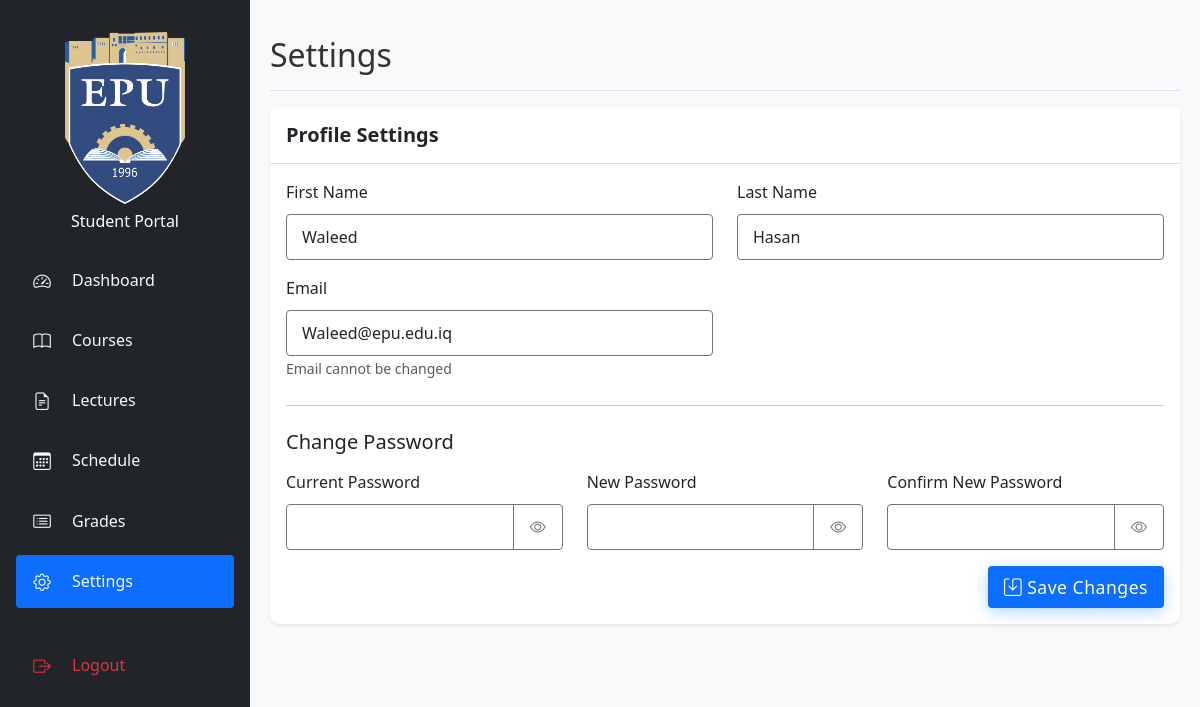
Screenshot of /src/student/settings.php (signed in) with the database file from the repository.
### tables this page shows
CREATE TABLE `students` (
  `id` int(11) NOT NULL,
  `student_id` varchar(20) NOT NULL,
  `first_name` varchar(50) NOT NULL,
  `last_name` varchar(50) NOT NULL,
  `password` varchar(255) NOT NULL,
  `email` varchar(100) NOT NULL,
  `full_name` varchar(100) NOT NULL,
  `department` varchar(100) NOT NULL,
  `year` int(11) NOT NULL,
  `remember_token` varchar(64) DEFAULT NULL,
  `token_expiry` datetime DEFAULT NULL,
  `created_at` timestamp NOT NULL DEFAULT current_timestamp(),
  `updated_at` timestamp NOT NULL DEFAULT current_timestamp() ON UPDATE current_timestamp(),
  `degree` varchar(100) DEFAULT NULL
);

### src/student/settings.php (the view, shortened to what this page needs)
<?php
$db = get_db_connection();
$student_id = $_SESSION['user_id'];
$stmt = $db->prepare("SELECT * FROM students WHERE id = ?");
$stmt->bind_param("i", $student_id);
$stmt->execute();
$result = $stmt->get_result();
$student = $result->fetch_assoc();
?>
<!DOCTYPE html>
<html lang="en">
<head>
    <link href="https://cdn.jsdelivr.net/npm/bootstrap@5.3.0/dist/css/bootstrap.min.css" rel="stylesheet">
    <link rel="stylesheet" href="https://cdn.jsdelivr.net/npm/bootstrap-icons@1.7.2/font/bootstrap-icons.css">
    <link rel="stylesheet" href="../assets/css/style.css">
    <link rel="stylesheet" href="../assets/css/student.css">
</head>
<body>
    <div class="container-fluid">
        <div class="row">
            <?php include 'sidebar.php'; ?>
            <div class="col-md-9 col-lg-10 main-content">
                <div class="d-flex justify-content-between flex-wrap flex-md-nowrap align-items-center pt-3 pb-2 mb-3 border-bottom">
                    <h1 class="h2">Settings</h1>
                </div>
                <div class="card">
                    <div class="card-header">
                        <h5 class="card-title">Profile Settings</h5>
                    </div>
                    <div class="card-body">
                        <form method="POST" action="settings.php" class="needs-validation settings-form" novalidate>
                            <div class="row mb-3">
                                <div class="col-md-6">
                                    <label for="first_name" class="form-label">First Name</label>
                                    <input type="text" class="form-control" id="first_name" name="first_name"
                                           value="<?php echo htmlspecialchars($student['first_name']); ?>" required>
                                </div>
                                <div class="col-md-6">
                                    <label for="last_name" class="form-label">Last Name</label>
                                    <input type="text" class="form-control" id="last_name" name="last_name"
                                           value="<?php echo htmlspecialchars($student['last_name']); ?>" required>
                                </div>
                            </div>
                            <div class="row mb-3">
                                <div class="col-md-6">
                                    <label for="email" class="form-label">Email</label>
                                    <input type="email" class="form-control" id="email"
                                           value="<?php echo htmlspecialchars($student['email']); ?>" readonly>
                                    <small class="text-muted">Email cannot be changed</small>
                                </div>
                            </div>
                            <hr class="my-4">
                            <h5 class="mb-3">Change Password</h5>
                            <div class="row mb-3">
                                <div class="col-md-4">
                                    <label for="current_password" class="form-label">Current Password</label>
                                    <div class="input-group">
                                        <input type="password" class="form-control" id="current_password" name="current_password">
                                        <button class="btn btn-outline-secondary toggle-password" type="button" data-target="current_password">
                                            <i class="bi bi-eye"></i>
                                        </button>
                                    </div>
                                </div>
                                <div class="col-md-4">
                                    <label for="new_password" class="form-label">New Password</label>
                                    <div class="input-group">
                                        <input type="password" class="form-control" id="new_password" name="new_password">
                                        <button class="btn btn-outline-secondary toggle-password" type="button" data-target="new_password">
                                            <i class="bi bi-eye"></i>
                                        </button>
                                    </div>
                                </div>
                                <div class="col-md-4">
                                    <label for="confirm_password" class="form-label">Confirm New Password</label>
                                    <div class="input-group">
                                        <input type="password" class="form-control" id="confirm_password" name="confirm_password">
                                        <button class="btn btn-outline-secondary toggle-password" type="button" data-target="confirm_password">
                                            <i class="bi bi-eye"></i>
                                        </button>
                                    </div>
                                </div>
                            </div>
                            <div class="text-end">
                                <button type="submit" class="btn btn-primary">
                                    <i class="bi bi-save"></i> Save Changes
                                </button>
                            </div>
                        </form>
                    </div>
                </div>
            </div>
        </div>
    </div>
</body>
</html>

### src/assets/css/style.css (style rules this page uses)
:root { --primary-color: #0d6efd; --secondary-color: #6c757d; --success-color: #198754; --danger-color: #dc3545; --warning-color: #ffc107; --info-color: #0dcaf0; --light-color: #f8f9fa; --dark-color: #212529; --sidebar-width: 250px; --header-height: 60px; }
html { font-size: 16px; }
body { font-family: 'Segoe UI', Tahoma, Geneva, Verdana, sans-serif; line-height: 1.6; color: #333; min-height: 100vh; display: flex; flex-direction: column; overflow-x: hidden; }
.card { border: none; border-radius: 10px; transition: transform 0.3s ease, box-shadow 0.3s ease; margin-bottom: 1rem; }
.form-control { border-radius: 5px; border: 1px solid #ddd; padding: 10px 15px; }
.btn { border-radius: 5px; padding: 10px 20px; transition: all 0.3s ease; }
.btn-primary { background-color: var(--primary-color); border: none; padding: 1rem 2.5rem; font-size: 1.1rem; font-weight: 600; letter-spacing: 0.5px; border-radius: 50px; box-shadow: 0 4px 15px rgba(0, 123, 255, 0.3); transition: all 0.3s ease; }
.main-content { margin-left: var(--sidebar-width); transition: margin-left 0.3s ease; width: calc(100% - var(--sidebar-width)); }
.settings-form .form-label { font-weight: 500; color: var(--dark-color); }
.settings-form .form-control { border-radius: 0.25rem; border: 1px solid var(--secondary-color); }
.settings-form .input-group .btn { border-color: var(--secondary-color); }
.btn { border-radius: 0.25rem; padding: 0.5rem 1rem; font-weight: 500; }
.btn-primary { background-color: var(--primary-color); border-color: var(--primary-color); }
.btn-outline-secondary { color: var(--secondary-color); border-color: var(--secondary-color); }

### src/assets/css/student.css (style rules this page uses)
.main-content { padding: 20px; background-color: #f8f9fa; min-height: 100vh; transition: margin-left 0.3s ease; }
.card { box-shadow: 0 0.125rem 0.25rem rgba(0, 0, 0, 0.075); border: none; margin-bottom: 1.5rem; }
.card-header { background-color: #fff; border-bottom: 1px solid rgba(0, 0, 0, 0.125); padding: 1rem; }
.card-title { margin-bottom: 0; color: #212529; font-weight: 600; }

### rows the page displays
students: first_name "Waleed", last_name "Hasan", email "Waleed@epu.edu.iq"
